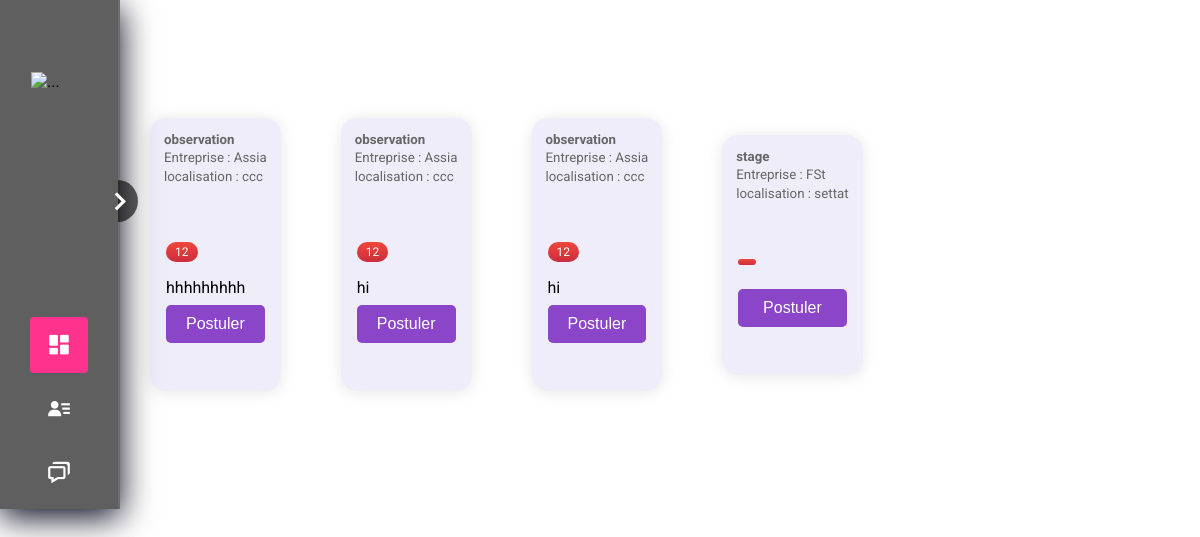
Screenshot of /view/user/dashboard.php with the database file from the repository.
### tables this page shows
CREATE TABLE `offre` (
  `id` int(11) NOT NULL,
  `poste` varchar(255) NOT NULL,
  `entreprise` varchar(255) NOT NULL,
  `description` text NOT NULL,
  `domaine` varchar(255) NOT NULL,
  `localisation` varchar(255) NOT NULL,
  `recruteur_id` int(11) NOT NULL
);

### Model/Connexion.php (called while the page is built, shortened)
<?php
class Connection{
    protected function connect(){
        $config = [
            'host' => 'localhost',
            'user' => 'root',
            'password' => '',
            'db' => 'App',
            'options' => [
                PDO::ATTR_ERRMODE => PDO::ERRMODE_EXCEPTION,
                PDO::ATTR_EMULATE_PREPARES => false,
            ],
        ];
        try {
            $connection = "mysql:host={$config['host']};dbname={$config['db']};charset=utf8mb4";
            $pdo = new PDO($connection, $config['user'], $config['password'], $config['options']);
            return $pdo;
        } catch (PDOException $e) {
            die("Error connection: " . $e->getMessage());
        }
    }
}
?>

### Model/offer.php (called while the page is built, shortened)
<?php
require_once dirname(__DIR__) . "/Model/Connexion.php";
class offer extends Connection {
    public function getOffer(){
        $query="SELECT * FROM offre";
        $stmt=$this->connect()->prepare($query);
        $stmt->execute();
        return $stmt->fetchAll(PDO::FETCH_ASSOC);
    }
}

### view/user/dashboard.php (the view, shortened to what this page needs)
<?php
    $Cont = new offerController();
    $candidats = $Cont->getOffer();;
?>
<!DOCTYPE html>
<html lang="en">
<head>
    <link href="https://unpkg.com/boxicons@2.1.2/css/boxicons.min.css" rel="stylesheet">
</head>
<body>
    <div class="sidebar">
        <div class="toggle">
            <i class="bx bx-chevron-right"></i>
        </div>
        <div class="logo">
            <img src="https://cdn-icons-png.flaticon.com/512/1251/1251840.png" alt="...">
        </div>
        <nav>
            <ul>
                <li class="nav-item active">
                    <a href="../recruteur/dashboard.php">
                        <i class="bx bxs-dashboard"></i>
                    </a>
                </li>
                <li class="nav-item">
                    <a href="./userprofileCan.php">
                        <i class='bx bxs-user-detail'></i>
                    </a>
                </li>
                <li class="nav-item">
                    <a href="./listChat.php">
                        <i class='bx bx-chat' ></i>
                    </a>
                </li>
            </ul>
        </nav>
    </div>
    <div class="container">
       <div class="elements">
    <?php
        foreach ($candidats as $row) {
    $idc = $row['id'];
    $nom = $row['poste'];
    $prenom = $row['entreprise'];
    $localisation = $row['localisation'];
    $domaine = $row['domaine'];
    $description = $row['description'];
    ?>
        <div class="card">
            <div class="user">
                <div class="user__info">
                <h5><a class="hon" href="../user/userprofile.php?id=<?php echo $idc?>"><?php echo  $nom ?></h5></a>
                <small>Entreprise : <?php echo $prenom?></small><br>
                <small>localisation : <?php echo $localisation?></small><br>
                </div>
            </div>
            <div class="card__body">
                <br>
            <span class="tag tag-red"><?php echo "$domaine"; ?> </span>
            <p><?php echo "$description"?></p>
            <button id="<?php echo 'id'.$idc?>">Postuler</button>
            </div>
            <div class="card__footer">
            </div>
        </div>
<?php
}
?>
</div>
</div>
</body>
</html>

### view/user/dashboard.php (style rules this page uses)
* { margin: 0; padding: 0; border: 0; outline: 0; list-style: none; box-sizing: border-box; }
body { background-size: cover; font-family: 'Roboto', sans-serif; display: flex; flex-direction: row; }
.sidebar { width: 120px; backdrop-filter: blur(6px); background: rgba(10, 10, 10, .65); box-shadow: 0 8px 32px rgb(2, 4, 24); border-right: 2px solid rgba(255, 255, 255, .09); transition: .4s ease-in-out; }
.sidebar .logo { width: 100%; height: 240px; padding: 40px 0; display: grid; align-items: center; justify-items: center; }
.sidebar .logo img { width: 56px; transition: .4s; }
.sidebar nav { padding: 0 30px; }
.sidebar nav .nav-item { cursor: pointer; display: flex; align-items: center; justify-content: flex-start; border-radius: 4px; width: 100%; height: 56px; padding: 0 16px; margin: 8px 0; color: #fff; transition: .3s; }
.sidebar nav .nav-item.active { background: #ff328e !important; }
.sidebar nav .nav-item i { font-size: 26px; }
.sidebar .toggle { cursor: pointer; position: absolute; color: #fff; top: 180px; right: -20px; font-size: 38px; line-height: 50%; text-align: center; border-radius: 50%; padding: 2px 0 2px 2px; background: linear-gradient( 90deg, transparent 50%, rgba(10, 10, 10, .65) 50% ); }
.sidebar .toggle i { transition: .4s linear; }
a { text-decoration: none; color: #fff; display: flex; width: 100%; flex-direction: row; }
.elements { display: flex; flex-wrap: wrap; width: 100%; align-items: center; justify-content: center; }
.container { display: flex; flex-wrap: wrap; justify-content: center; max-width: 1200px; margin-block: 2rem; gap: 2rem; }
img { max-width: 100%; display: block; object-fit: cover; }
.card { display: flex; flex-direction: column; overflow: hidden; box-shadow: 0 0.1rem 1rem rgb(0 0 0 / 10%); border-radius: 1em; background: #f0edfa;; margin: 8px 30px; }
.card__body { padding: 1rem; display: flex; flex-direction: column; gap: .5rem; }
.tag { align-self: flex-start; padding: .25em .75em; border-radius: 1em; font-size: .75rem; }
.tag-red { background: #cb2d3e; background: linear-gradient(to bottom, #ef473a, #cb2d3e); color: #fafafa; }
.card__footer { display: flex; padding: 1rem; margin-top: auto; }
.user { display: flex; gap: 0.5rem; margin: 14px; }
.user__info > small { color: #666; }
.hon { color:#666; }
button { background-color: #8a45c8;; color: #fff; border: none; border-radius: 5px; padding: 10px 20px; font-size: 16px; cursor: pointer; }

### rows the page displays
offre: poste "observation", entreprise "Assia", localisation "ccc", domaine "12", description "hhhhhhhhh"
offre: poste "observation", entreprise "Assia", localisation "ccc", domaine "12", description "hi"
offre: poste "observation", entreprise "Assia", localisation "ccc", domaine "12", description "hi"
offre: poste "stage", entreprise "FSt", localisation "settat"
